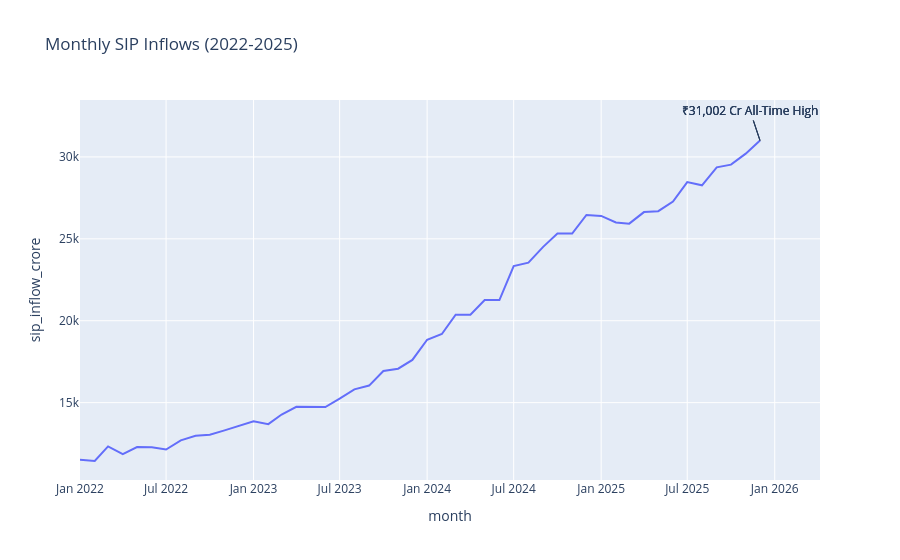

Notebook cell for this chart:
### Code cell
fig.add_annotation(
    x="2025-12-01",
    y=31002,
    text="₹31,002 Cr All-Time High",
    showarrow=True
)

fig.show()
